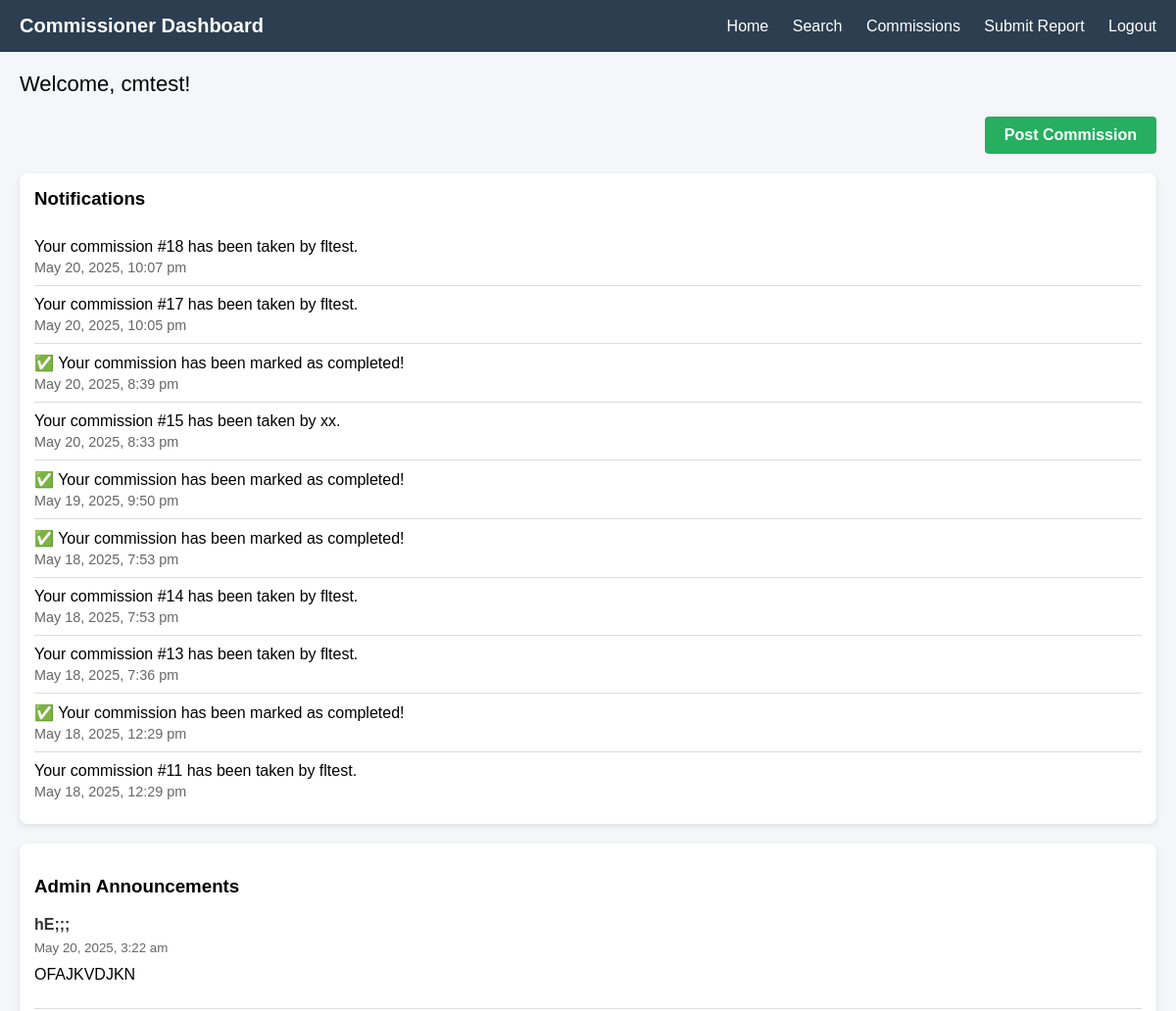
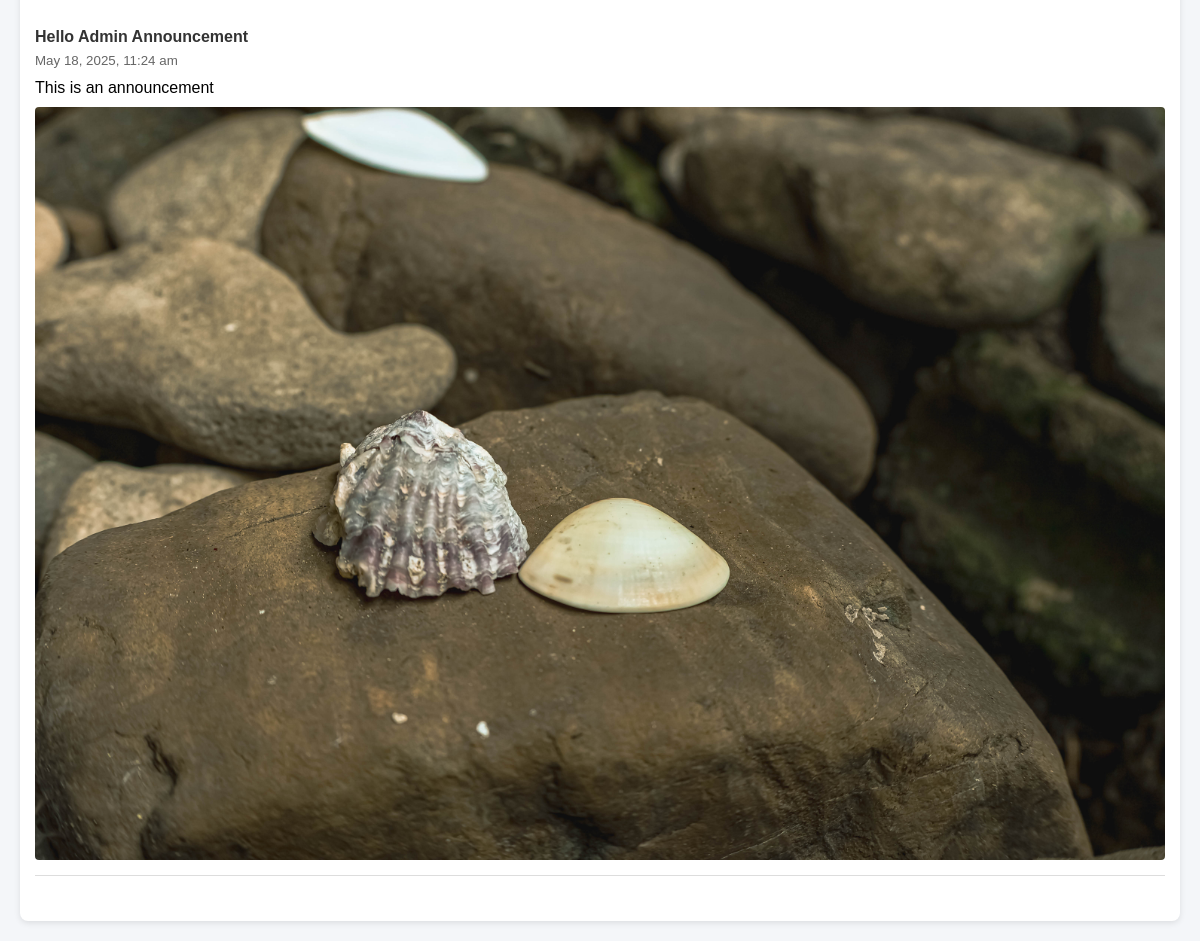
The app's page /chome.php (signed in) with its own data (2 pictures, top to bottom).
### tables this page shows
CREATE TABLE `notifications` (
  `id` int(11) NOT NULL,
  `user_id` int(10) UNSIGNED NOT NULL,
  `message` text NOT NULL,
  `is_read` tinyint(1) NOT NULL DEFAULT 0,
  `created_at` datetime NOT NULL DEFAULT current_timestamp()
);

CREATE TABLE `announcements` (
  `id` int(11) NOT NULL,
  `title` varchar(255) NOT NULL,
  `message` text NOT NULL,
  `image_path` varchar(255) DEFAULT NULL,
  `created_at` timestamp NOT NULL DEFAULT current_timestamp()
);

### chome.php (the view, shortened to what this page needs)
<?php
require 'db.php';
$user_id = $_SESSION['user_id'];
$notifications = [];
$stmt = $conn->prepare("
    SELECT id, message, is_read, created_at
    FROM notifications
    WHERE user_id = ?
    ORDER BY created_at DESC
");
$stmt->bind_param('i', $user_id);
$stmt->execute();
$res = $stmt->get_result();
while ($row = $res->fetch_assoc()) {
    $notifications[] = $row;
}
$announcements = [];
$sql = "
    SELECT title, message, created_at, image_path
    FROM announcements
    ORDER BY created_at DESC
";
if ($result = $conn->query($sql)) {
    while ($row = $result->fetch_assoc()) {
        $announcements[] = $row;
    }
}
?>
<!DOCTYPE html>
<html lang="en">
<head>
</head>
<body>
<nav>
    <div class="left">Commissioner Dashboard</div>
    <div class="right">
        <a href="chome.php">Home</a>
        <a href="search_freelancers.php">Search</a>
        <a href="mycommissions.php">Commissions</a>
        <a href="submit_report.php">Submit Report</a>
        <a href="logout.php">Logout</a>
    </div>
</nav>
<div class="container">
    <div class="welcome">
        Welcome, <?php echo htmlspecialchars($_SESSION['username']); ?>!
    </div>
    <div class="top-actions">
        <a href="postcommission.php" class="btn-post">Post Commission</a>
    </div>
    <?php if (!empty($notifications)): ?>
    <div class="notifications">
        <h3>Notifications</h3>
        <?php foreach ($notifications as $note): ?>
            <div class="notification-item<?php echo $note['is_read'] ? '' : ' unread'; ?>">
                <div class="message">
                    <?php echo htmlspecialchars($note['message']); ?>
                </div>
                <span class="timestamp">
                    <?php echo date("F j, Y, g:i a", strtotime($note['created_at'])); ?>
                </span>
            </div>
        <?php endforeach; ?>
    </div>
    <?php endif; ?>
    <div class="feed">
        <h3>Admin Announcements</h3>
        <?php if (empty($announcements)): ?>
            <p>No announcements at the moment.</p>
        <?php else: ?>
            <?php foreach ($announcements as $a): ?>
                <div class="announcement">
                    <h4><?php echo htmlspecialchars($a['title']); ?></h4>
                    <small>
                        <?php echo date("F j, Y, g:i a", strtotime($a['created_at'])); ?>
                    </small>
                    <p><?php echo nl2br(htmlspecialchars($a['message'])); ?></p>
                    <?php if (!empty($a['image_path'])): ?>
                        <img
                          src="uploads/<?php echo htmlspecialchars($a['image_path']); ?>"
                          alt="Announcement Image"
                        >
                    <?php endif; ?>
                </div>
            <?php endforeach; ?>
        <?php endif; ?>
    </div>
</div>
</body>
</html>

### chome.php (style rules this page uses)
body { font-family: Arial, sans-serif; background: #f4f6f9; margin: 0; padding: 0; }
nav { background: #2c3e50; color: white; padding: 15px 20px; display: flex; justify-content: space-between; align-items: center; }
nav .left { font-size: 20px; font-weight: bold; }
nav .right a { color: white; margin-left: 20px; text-decoration: none; }
.container { padding: 20px; }
.top-actions { margin-bottom: 20px; text-align: right; }
.btn-post { display: inline-block; padding: 10px 20px; background-color: #27ae60; color: white; text-decoration: none; border-radius: 4px; font-weight: bold; }
.welcome { font-size: 22px; margin-bottom: 20px; }
.notifications { background: white; border-radius: 8px; padding: 15px; margin-bottom: 20px; box-shadow: 0 2px 6px rgba(0,0,0,0.1); }
.notifications h3 { margin-top: 0; }
.notification-item { padding: 10px 0; border-bottom: 1px solid #ddd; }
.notification-item:last-child { border-bottom: none; }
.notification-item .timestamp { display: block; color: #666; font-size: 0.9em; margin-top: 4px; }
.feed { background: white; border-radius: 8px; padding: 15px; box-shadow: 0 2px 6px rgba(0,0,0,0.1); }
.announcement { margin-bottom: 30px; border-bottom: 1px solid #ddd; padding-bottom: 15px; }
.announcement h4 { margin: 0 0 5px; color: #333; }
.announcement small { color: #666; }
.announcement p { margin: 10px 0; }
.announcement img { display: block; max-width: 100%; height: auto; margin-top: 10px; border-radius: 4px; }

### records on screen
notifications: message "Your commission #18 has been taken by fltest.", created_at "May 20, 2025, 10:07 pm"
notifications: message "Your commission #17 has been taken by fltest.", created_at "May 20, 2025, 10:05 pm"
notifications: message "✅ Your commission has been marked as completed!", created_at "May 20, 2025, 8:39 pm"
notifications: message "Your commission #15 has been taken by xx.", created_at "May 20, 2025, 8:33 pm"
notifications: message "✅ Your commission has been marked as completed!", created_at "May 19, 2025, 9:50 pm"
notifications: message "✅ Your commission has been marked as completed!", created_at "May 18, 2025, 7:53 pm"
notifications: message "Your commission #14 has been taken by fltest.", created_at "May 18, 2025, 7:53 pm"
notifications: message "Your commission #13 has been taken by fltest.", created_at "May 18, 2025, 7:36 pm"
notifications: message "✅ Your commission has been marked as completed!", created_at "May 18, 2025, 12:29 pm"
notifications: message "Your commission #11 has been taken by fltest.", created_at "May 18, 2025, 12:29 pm"
announcements: title "hE;;;", created_at "May 20, 2025, 3:22 am", message "OFAJKVDJKN"
announcements: title "Hello Admin Announcement", created_at "May 18, 2025, 11:24 am", message "This is an announcement", image_path (picture)

### other values on screen
$_SESSION['username'] "cmtest"
